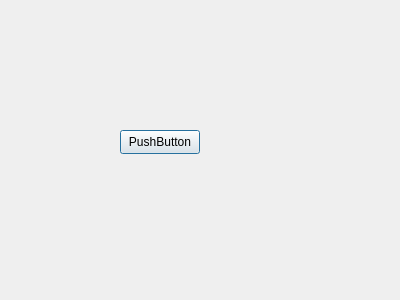
<?xml version="1.0" encoding="UTF-8"?>
<ui version="4.0">
 <class>Dialog</class>
 <widget class="QDialog" name="Dialog">
  <property name="geometry">
   <rect>
    <x>0</x>
    <y>0</y>
    <width>400</width>
    <height>300</height>
   </rect>
  </property>
  <property name="windowTitle">
   <string>Dialog</string>
  </property>
  <widget class="QPushButton" name="pushButton">
   <property name="geometry">
    <rect>
     <x>120</x>
     <y>130</y>
     <width>80</width>
     <height>24</height>
    </rect>
   </property>
   <property name="text">
    <string>PushButton</string>
   </property>
  </widget>
 </widget>
 <resources/>
 <connections/>
</ui>
